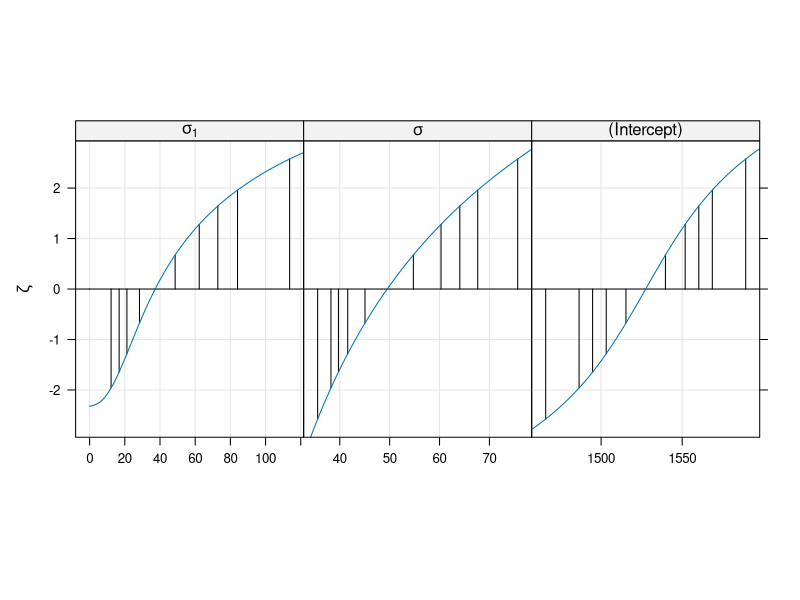
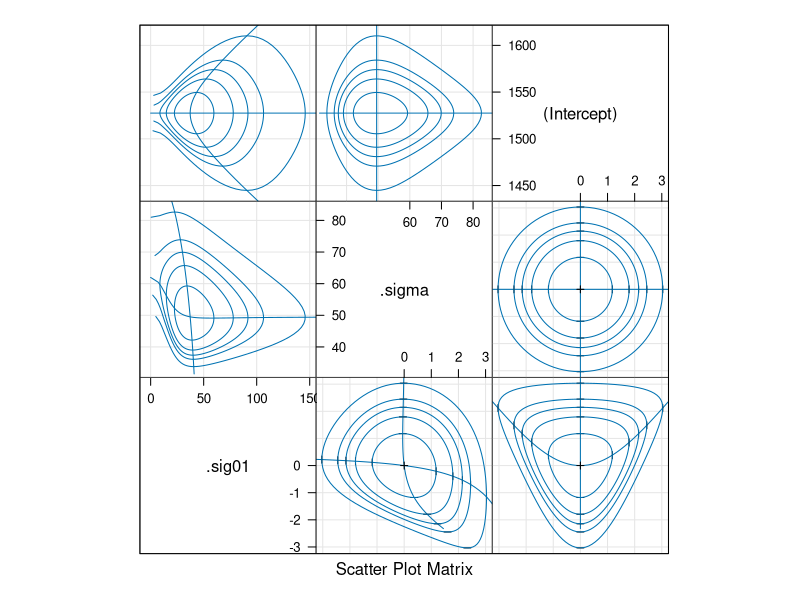

R code for these plots, in order:
## ---- chunk 1
knitr::opts_chunk$set(echo = TRUE, cache = TRUE)
## ---- chunk 2
###Example:
library(lme4)
library(lattice)
str(Dyestuff) # structure of the data
head(Dyestuff)
summary(Dyestuff) # creat a summary of the data
### fit a model to the Dyestuff data allowing for an overall level of the Yield and for an additive random effect for each level of Batch 
fm1 <- lmer(Yield ~ 1 + (1|Batch), Dyestuff) #linear mixed model fit by REML
print(fm1)
(fm1ML <- lmer(Yield ~ 1 + (1|Batch), Dyestuff, REML = FALSE)) ### linear mixed model fit by maximum likelihood
(fm1ML <- update(fm1, REML = FALSE))# fitting similar model 
summary(fm1a<-lm(Yield~1,Dyestuff)) # 
lm(formula=Yield~1,data=Dyestuff) # to reiterate, the model fm1 corresponds to the linear model
fm1ML <- lmer(Yield ~ 1|Batch, Dyestuff, REML = FALSE, verbose = TRUE) # further assess the fit of the model by matrices and vectors

 pr1<-profile(fm1ML) # profile fuction varying the parameters in a model
 xyplot(pr1,aspect=1.3) # creat profile zeta plot
 confint(pr1,level=0.99) # constructing confidence interval
 # Add absVal=TRUE to your xyplot to visualize the confidene intervals.
 #basically we do xyplot to look at the sensitivity of the model fit to changes in the value of the particular parameters.
 # the ideal profile zeta plot will have a straight line in the region we are interested in,becasue the statistical influence will be more reliable.
 # the pattern of the profile plot is sigmoidal.
 
 splom(pr1) # Another way to look the model fit is to create a profile pairs plots, this not only tells about the sensitivity of the model fit to changes in parameters , it also tells us how the parameters influence each other.
 # the contours corresponds to the confidence regions at particular confidence levels.
 # top 3 panesl  on left represent the original parameters and the panels on the bottom right represent the parameters that have changed. So the contour lines are marginal confidence regions based on the likelihood ratio"50%,80%,90%,95% and 99%"
 
 
